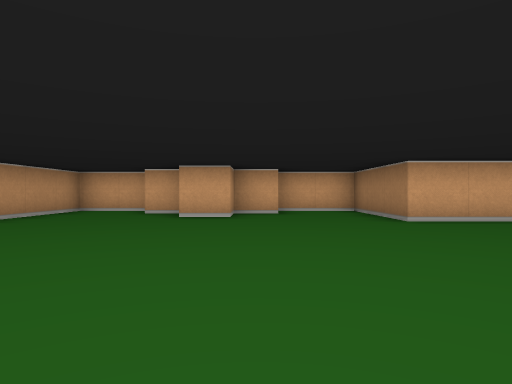
[1] (above)

15 first-person views from a walk through a cub3D level. The camera is about half as high as the walls, looks level and sees 75° across. The floor is counted in squares. Each view is taken from the middle of a square. On the plan, view 1 faces up. The plan holds only what a view shows up to about 9 squares ahead; the rest is blank.

[2]
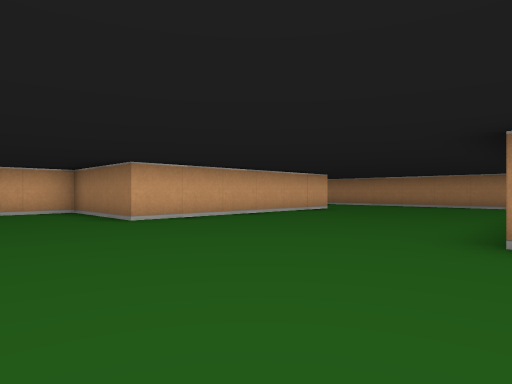

[3]
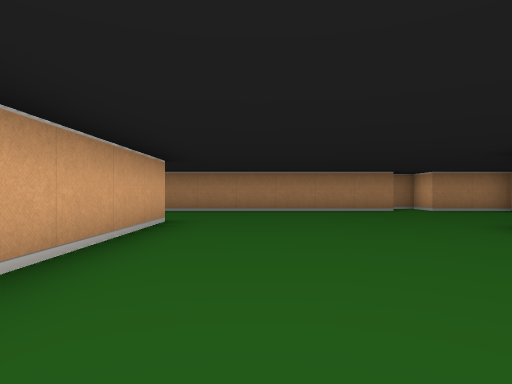

[4]
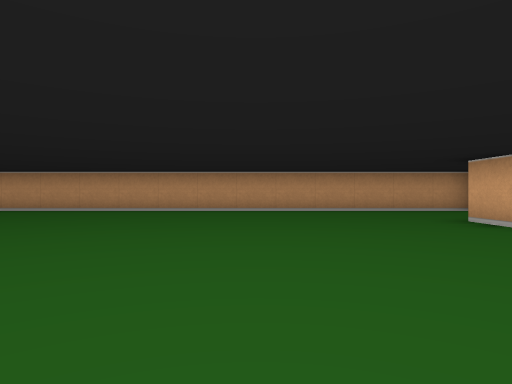

[5]
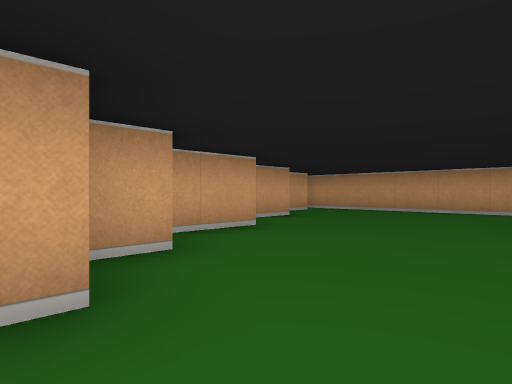

[6]
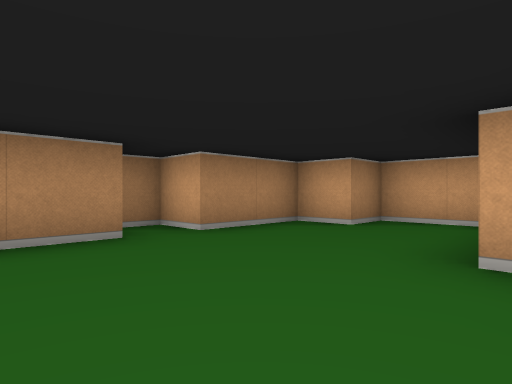

[7]
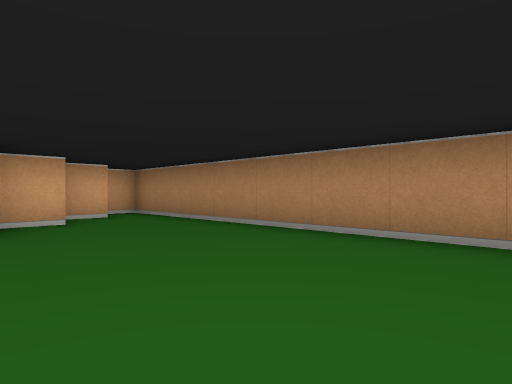

[8]
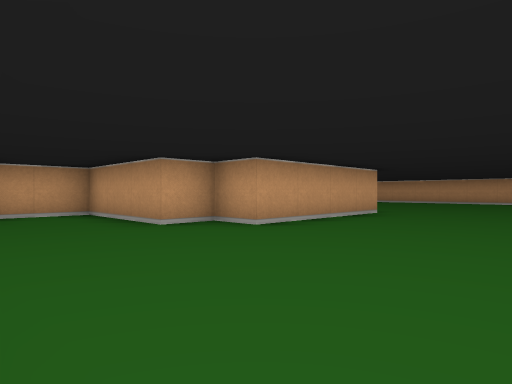

[9]
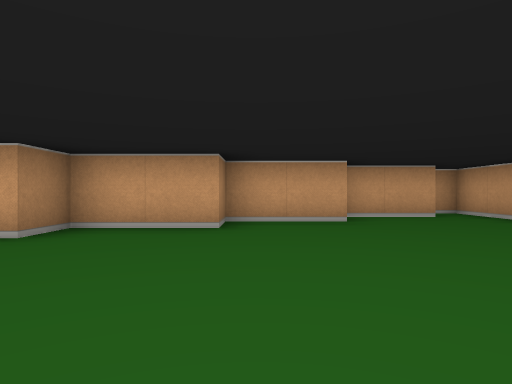

[10]
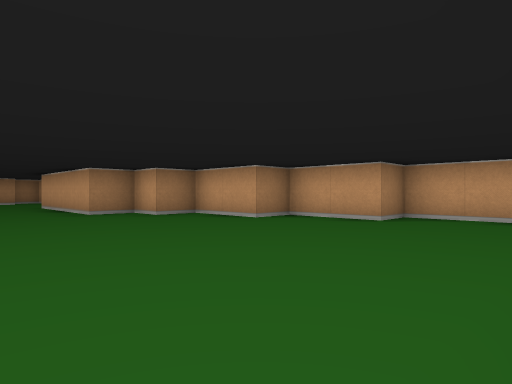

[11]
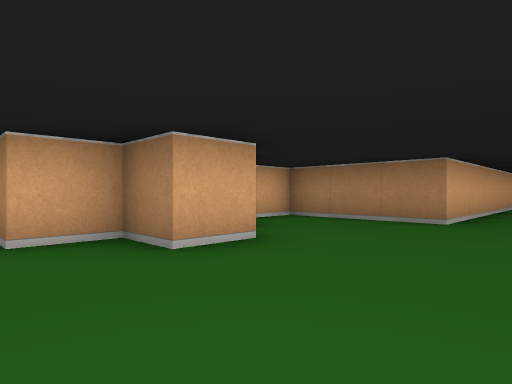

[12]
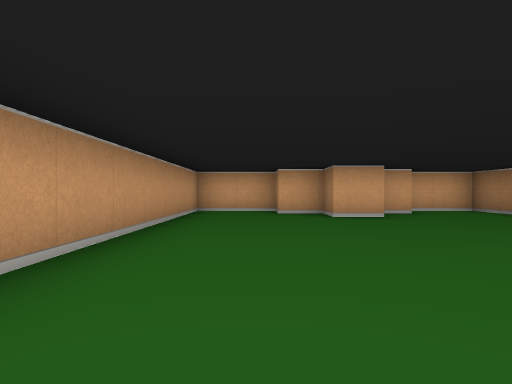

[13]
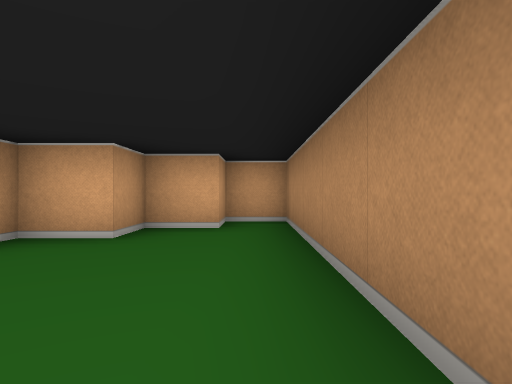

[14]
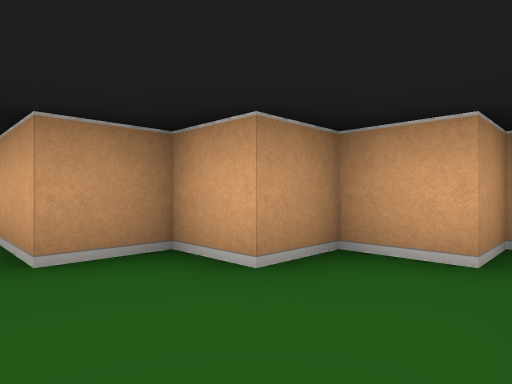

[15]
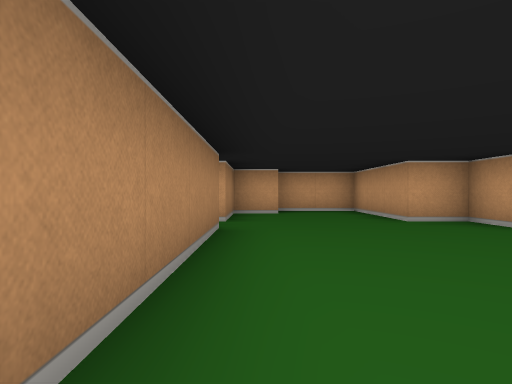

### Floor plan
Points are (right, up) in squares from view 1. A wall is a line through its corners. A room is listed if a view was taken in it or the views show most of it. See-through windows are left out.
Room 1 (views 1, 2, 3, 4, 5, 6, 7, 8, 9, 10, 11, 12, 13, 14, 15)
walls: (0.6, 7.5) (-0.5, 7.5) (-0.5, 6.5) (-1.5, 6.5) (-1.5, 7.5) (-2.5, 7.5) (-2.5, 8.5) (-4.5, 8.5) (-4.5, -4.5) (-4, -4.5); (11.5, 0.4) (11.5, 8.5) (10.5, 8.5) (10.5, 7.5) (9.5, 7.5) (9.5, 6.5) (8.5, 6.5) (8.5, 5.5) (2.5, 5.5) (2.5, 8.5) (0.5, 8.5); (-3.5, -3.5) (-1.5, -3.5) (-1.5, -2.5) (0.5, -2.5) (0.5, -1.5) (2.5, -1.5) (2.5, -0.5) (3.5, -0.5) (3.5, 0.5) (7.5, 0.5) (7.5, -0.5) (8.5, -0.5) (8.5, -3.5) (10.5, -3.5) (10.5, -2.5) (11.5, -2.5) (11.5, -0.5) (12.5, -0.5) (12.5, 0.1)

Where each view was taken, in squares from view 1:
view 1: 0 up, 0 right, facing up
view 2: 0 up, 0 right, facing up-right
view 3: 4 up, 3 right, facing right
view 4: 3 up, 4 right, facing left
view 5: 2 up, 4 right, facing down-left
view 6: 2 up, 8 right, facing down-right
view 7: 1 up, 8 right, facing up-right
view 8: 4 up, 11 right, facing down-left
view 9: 3 up, 0 right, facing down
view 10: 3 up, 4 left, facing down-right
view 11: 4 up, 3 left, facing up-right
view 12: 0 up, 3 left, facing up
view 13: 3 up, 11 right, facing up
view 14: 5 up, 11 right, facing up-left
view 15: 5 up, 11 right, facing down
